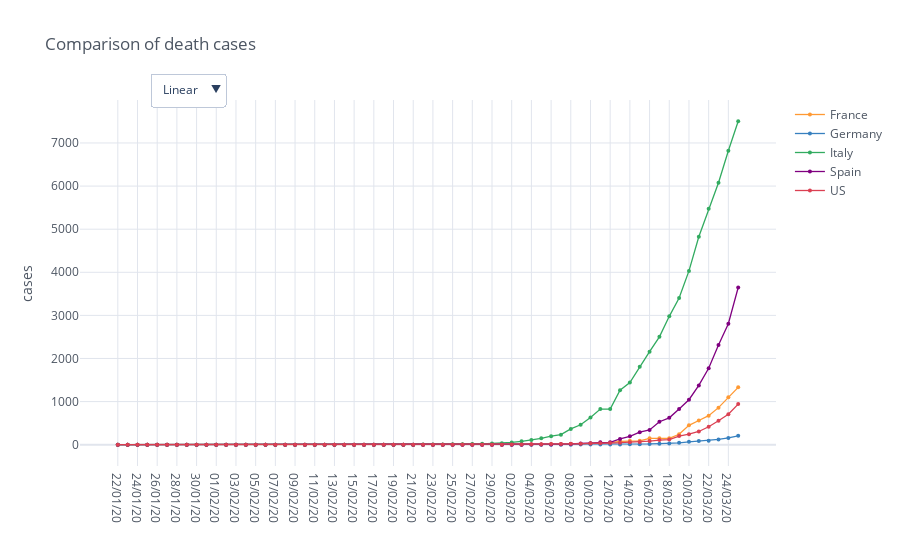

This figure's notebook cell:
### Code cell
death_cases_countries = io.world_load_cases(io.get_filename_death_cases(), countries)

fig_deaths = mp.iplot_comparative_plot(death_cases_countries, title='Comparison of death cases', size=4, yTitle='cases', mode='lines+markers', asFigure=True)
fig_deaths.show()

### Figure 1 — Plotly figure (JSON) as saved in the notebook; plotly's stock layout.template omitted (floating-point values rounded to 4 significant figures)
{"data": [{"line": {"color": "rgba(255, 153, 51, 1.0)", "dash": "solid", "shape": "linear", "width": 1.3}, "marker": {"size": 4, "symbol": "circle"}, "mode": "lines+markers", "name": "France", "text": "", "type": "scatter", "x": ["22/01/20", "23/01/20", "24/01/20", "25/01/20", "26/01/20", "27/01/20", "28/01/20", "29/01/20", "30/01/20", "31/01/20", "01/02/20", "02/02/20", "03/02/20", "04/02/20", "05/02/20", "06/02/20", "07/02/20", "08/02/20", "09/02/20", "10/02/20", "11/02/20", "12/02/20", "13/02/20", "14/02/20", "15/02/20", "16/02/20", "17/02/20", "18/02/20", "19/02/20", "20/02/20", "21/02/20", "22/02/20", "23/02/20", "24/02/20", "25/02/20", "26/02/20", "27/02/20", "28/02/20", "29/02/20", "01/03/20", "02/03/20", "03/03/20", "04/03/20", "05/03/20", "06/03/20", "07/03/20", "08/03/20", "09/03/20", "10/03/20", "11/03/20", "12/03/20", "13/03/20", "14/03/20", "15/03/20", "16/03/20", "17/03/20", "18/03/20", "19/03/20", "20/03/20", "21/03/20", "22/03/20", "23/03/20", "24/03/20", "25/03/20"], "y": [0, 0, 0, 0, 0, 0, 0, 0, 0, 0, 0, 0, 0, 0, 0, 0, 0, 0, 0, 0, 0, 0, 0, 0, 1, 1, 1, 1, 1, 1, 1, 1, 1, 1, 1, 2, 2, 2, 2, 2, 3, 4, 4, 6, 9, 11, 19, 19, 33, 48, 48, 79, 91, 91, 148, 148, 148, 243, 450, 562, 674, 860, 1100, 1331]}, {"line": {"color": "rgba(55, 128, 191, 1.0)", "dash": "solid", "shape": "linear", "width": 1.3}, "marker": {"size": 4, "symbol": "circle"}, "mode": "lines+markers", "name": "Germany", "text": "", "type": "scatter", "x": ["22/01/20", "23/01/20", "24/01/20", "25/01/20", "26/01/20", "27/01/20", "28/01/20", "29/01/20", "30/01/20", "31/01/20", "01/02/20", "02/02/20", "03/02/20", "04/02/20", "05/02/20", "06/02/20", "07/02/20", "08/02/20", "09/02/20", "10/02/20", "11/02/20", "12/02/20", "13/02/20", "14/02/20", "15/02/20", "16/02/20", "17/02/20", "18/02/20", "19/02/20", "20/02/20", "21/02/20", "22/02/20", "23/02/20", "24/02/20", "25/02/20", "26/02/20", "27/02/20", "28/02/20", "29/02/20", "01/03/20", "02/03/20", "03/03/20", "04/03/20", "05/03/20", "06/03/20", "07/03/20", "08/03/20", "09/03/20", "10/03/20", "11/03/20", "12/03/20", "13/03/20", "14/03/20", "15/03/20", "16/03/20", "17/03/20", "18/03/20", "19/03/20", "20/03/20", "21/03/20", "22/03/20", "23/03/20", "24/03/20", "25/03/20"], "y": [0, 0, 0, 0, 0, 0, 0, 0, 0, 0, 0, 0, 0, 0, 0, 0, 0, 0, 0, 0, 0, 0, 0, 0, 0, 0, 0, 0, 0, 0, 0, 0, 0, 0, 0, 0, 0, 0, 0, 0, 0, 0, 0, 0, 0, 0, 0, 2, 2, 3, 3, 7, 9, 11, 17, 24, 28, 44, 67, 84, 94, 123, 157, 206]}, {"line": {"color": "rgba(50, 171, 96, 1.0)", "dash": "solid", "shape": "linear", "width": 1.3}, "marker": {"size": 4, "symbol": "circle"}, "mode": "lines+markers", "name": "Italy", "text": "", "type": "scatter", "x": ["22/01/20", "23/01/20", "24/01/20", "25/01/20", "26/01/20", "27/01/20", "28/01/20", "29/01/20", "30/01/20", "31/01/20", "01/02/20", "02/02/20", "03/02/20", "04/02/20", "05/02/20", "06/02/20", "07/02/20", "08/02/20", "09/02/20", "10/02/20", "11/02/20", "12/02/20", "13/02/20", "14/02/20", "15/02/20", "16/02/20", "17/02/20", "18/02/20", "19/02/20", "20/02/20", "21/02/20", "22/02/20", "23/02/20", "24/02/20", "25/02/20", "26/02/20", "27/02/20", "28/02/20", "29/02/20", "01/03/20", "02/03/20", "03/03/20", "04/03/20", "05/03/20", "06/03/20", "07/03/20", "08/03/20", "09/03/20", "10/03/20", "11/03/20", "12/03/20", "13/03/20", "14/03/20", "15/03/20", "16/03/20", "17/03/20", "18/03/20", "19/03/20", "20/03/20", "21/03/20", "22/03/20", "23/03/20", "24/03/20", "25/03/20"], "y": [0, 0, 0, 0, 0, 0, 0, 0, 0, 0, 0, 0, 0, 0, 0, 0, 0, 0, 0, 0, 0, 0, 0, 0, 0, 0, 0, 0, 0, 0, 1, 2, 3, 7, 10, 12, 17, 21, 29, 34, 52, 79, 107, 148, 197, 233, 366, 463, 631, 827, 827, 1266, 1441, 1809, 2158, 2503, 2978, 3405, 4032, 4825, 5476, 6077, 6820, 7503]}, {"line": {"color": "rgba(128, 0, 128, 1.0)", "dash": "solid", "shape": "linear", "width": 1.3}, "marker": {"size": 4, "symbol": "circle"}, "mode": "lines+markers", "name": "Spain", "text": "", "type": "scatter", "x": ["22/01/20", "23/01/20", "24/01/20", "25/01/20", "26/01/20", "27/01/20", "28/01/20", "29/01/20", "30/01/20", "31/01/20", "01/02/20", "02/02/20", "03/02/20", "04/02/20", "05/02/20", "06/02/20", "07/02/20", "08/02/20", "09/02/20", "10/02/20", "11/02/20", "12/02/20", "13/02/20", "14/02/20", "15/02/20", "16/02/20", "17/02/20", "18/02/20", "19/02/20", "20/02/20", "21/02/20", "22/02/20", "23/02/20", "24/02/20", "25/02/20", "26/02/20", "27/02/20", "28/02/20", "29/02/20", "01/03/20", "02/03/20", "03/03/20", "04/03/20", "05/03/20", "06/03/20", "07/03/20", "08/03/20", "09/03/20", "10/03/20", "11/03/20", "12/03/20", "13/03/20", "14/03/20", "15/03/20", "16/03/20", "17/03/20", "18/03/20", "19/03/20", "20/03/20", "21/03/20", "22/03/20", "23/03/20", "24/03/20", "25/03/20"], "y": [0, 0, 0, 0, 0, 0, 0, 0, 0, 0, 0, 0, 0, 0, 0, 0, 0, 0, 0, 0, 0, 0, 0, 0, 0, 0, 0, 0, 0, 0, 0, 0, 0, 0, 0, 0, 0, 0, 0, 0, 0, 1, 2, 3, 5, 10, 17, 28, 35, 54, 55, 133, 195, 289, 342, 533, 623, 830, 1043, 1375, 1772, 2311, 2808, 3647]}, {"line": {"color": "rgba(219, 64, 82, 1.0)", "dash": "solid", "shape": "linear", "width": 1.3}, "marker": {"size": 4, "symbol": "circle"}, "mode": "lines+markers", "name": "US", "text": "", "type": "scatter", "x": ["22/01/20", "23/01/20", "24/01/20", "25/01/20", "26/01/20", "27/01/20", "28/01/20", "29/01/20", "30/01/20", "31/01/20", "01/02/20", "02/02/20", "03/02/20", "04/02/20", "05/02/20", "06/02/20", "07/02/20", "08/02/20", "09/02/20", "10/02/20", "11/02/20", "12/02/20", "13/02/20", "14/02/20", "15/02/20", "16/02/20", "17/02/20", "18/02/20", "19/02/20", "20/02/20", "21/02/20", "22/02/20", "23/02/20", "24/02/20", "25/02/20", "26/02/20", "27/02/20", "28/02/20", "29/02/20", "01/03/20", "02/03/20", "03/03/20", "04/03/20", "05/03/20", "06/03/20", "07/03/20", "08/03/20", "09/03/20", "10/03/20", "11/03/20", "12/03/20", "13/03/20", "14/03/20", "15/03/20", "16/03/20", "17/03/20", "18/03/20", "19/03/20", "20/03/20", "21/03/20", "22/03/20", "23/03/20", "24/03/20", "25/03/20"], "y": [0, 0, 0, 0, 0, 0, 0, 0, 0, 0, 0, 0, 0, 0, 0, 0, 0, 0, 0, 0, 0, 0, 0, 0, 0, 0, 0, 0, 0, 0, 0, 0, 0, 0, 0, 0, 0, 0, 1, 1, 6, 7, 11, 12, 14, 17, 21, 22, 28, 36, 40, 47, 54, 63, 85, 108, 118, 200, 244, 307, 417, 557, 706, 942]}], "layout": {"legend": {"bgcolor": "#FFFFFF", "font": {"color": "#4D5663"}}, "paper_bgcolor": "#FFFFFF", "plot_bgcolor": "#FFFFFF", "title": {"font": {"color": "#4D5663"}, "text": "Comparison of death cases"}, "updatemenus": [{"buttons": [{"args": [{"yaxis.type": "linear"}], "label": "Linear", "method": "relayout"}, {"args": [{"yaxis.type": "log"}], "label": "Log", "method": "relayout"}], "direction": "down", "pad": {"r": 10, "t": 10}, "showactive": true, "x": 0.1, "xanchor": "left", "y": 1.1, "yanchor": "top"}], "xaxis": {"gridcolor": "#E1E5ED", "showgrid": true, "tickfont": {"color": "#4D5663"}, "title": {"font": {"color": "#4D5663"}, "text": ""}, "zerolinecolor": "#E1E5ED"}, "yaxis": {"gridcolor": "#E1E5ED", "showgrid": true, "tickfont": {"color": "#4D5663"}, "title": {"font": {"color": "#4D5663"}, "text": "cases"}, "zerolinecolor": "#E1E5ED"}}}
